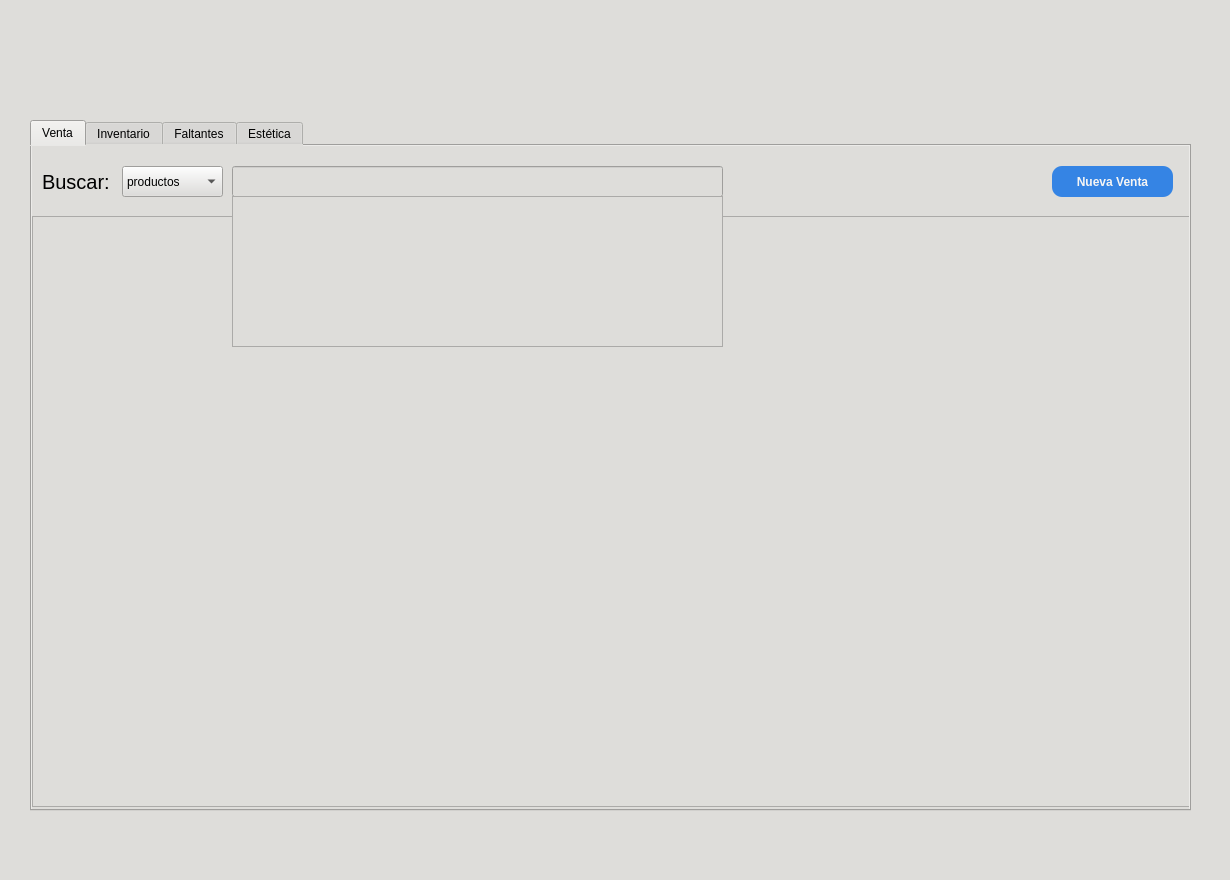
<?xml version="1.0" encoding="UTF-8"?>
<ui version="4.0">
 <class>MainWindow</class>
 <widget class="QMainWindow" name="MainWindow">
  <property name="geometry">
   <rect>
    <x>0</x>
    <y>0</y>
    <width>1230</width>
    <height>880</height>
   </rect>
  </property>
  <property name="minimumSize">
   <size>
    <width>1230</width>
    <height>880</height>
   </size>
  </property>
  <property name="maximumSize">
   <size>
    <width>1230</width>
    <height>880</height>
   </size>
  </property>
  <property name="windowTitle">
   <string>MainWindow</string>
  </property>
  <property name="windowIcon">
   <iconset resource="resources_rc.qrc">
    <normaloff>:/icon_small/CVIcaja.png</normaloff>:/icon_small/CVIcaja.png</iconset>
  </property>
  <widget class="QWidget" name="centralwidget">
   <widget class="QStackedWidget" name="stackedWidget">
    <property name="geometry">
     <rect>
      <x>0</x>
      <y>0</y>
      <width>1230</width>
      <height>880</height>
     </rect>
    </property>
    <property name="sizePolicy">
     <sizepolicy hsizetype="Fixed" vsizetype="Fixed">
      <horstretch>0</horstretch>
      <verstretch>0</verstretch>
     </sizepolicy>
    </property>
    <property name="minimumSize">
     <size>
      <width>1230</width>
      <height>880</height>
     </size>
    </property>
    <property name="maximumSize">
     <size>
      <width>1230</width>
      <height>880</height>
     </size>
    </property>
    <property name="autoFillBackground">
     <bool>false</bool>
    </property>
    <property name="styleSheet">
     <string notr="true">background-color:rgb(222, 221, 218)</string>
    </property>
    <property name="currentIndex">
     <number>1</number>
    </property>
    <widget class="QWidget" name="Login">
     <property name="autoFillBackground">
      <bool>false</bool>
     </property>
     <widget class="QLabel" name="wrong_up_label">
      <property name="geometry">
       <rect>
        <x>480</x>
        <y>650</y>
        <width>271</width>
        <height>21</height>
       </rect>
      </property>
      <property name="font">
       <font>
        <kerning>true</kerning>
       </font>
      </property>
      <property name="styleSheet">
       <string notr="true">background-color:rgba(0, 0, 0, 0);color:black</string>
      </property>
      <property name="text">
       <string>usuario ó contraseña incorrectos</string>
      </property>
      <property name="scaledContents">
       <bool>false</bool>
      </property>
      <property name="alignment">
       <set>Qt::AlignCenter</set>
      </property>
     </widget>
     <widget class="QLabel" name="user_label">
      <property name="geometry">
       <rect>
        <x>480</x>
        <y>480</y>
        <width>80</width>
        <height>21</height>
       </rect>
      </property>
      <property name="font">
       <font>
        <pointsize>12</pointsize>
       </font>
      </property>
      <property name="styleSheet">
       <string notr="true">background-color:rgba(0, 0, 0, 0);color:black</string>
      </property>
      <property name="text">
       <string>Usuario:</string>
      </property>
     </widget>
     <widget class="QLineEdit" name="Pass_le">
      <property name="geometry">
       <rect>
        <x>470</x>
        <y>600</y>
        <width>291</width>
        <height>41</height>
       </rect>
      </property>
      <property name="font">
       <font>
        <pointsize>15</pointsize>
       </font>
      </property>
      <property name="focusPolicy">
       <enum>Qt::TabFocus</enum>
      </property>
      <property name="styleSheet">
       <string notr="true">background-color:rgb(192, 191, 188);border-radius:10px;color:black</string>
      </property>
      <property name="text">
       <string/>
      </property>
      <property name="echoMode">
       <enum>QLineEdit::Password</enum>
      </property>
     </widget>
     <widget class="QPushButton" name="login_btn">
      <property name="geometry">
       <rect>
        <x>820</x>
        <y>730</y>
        <width>201</width>
        <height>47</height>
       </rect>
      </property>
      <property name="font">
       <font>
        <weight>75</weight>
        <bold>true</bold>
       </font>
      </property>
      <property name="focusPolicy">
       <enum>Qt::TabFocus</enum>
      </property>
      <property name="autoFillBackground">
       <bool>false</bool>
      </property>
      <property name="styleSheet">
       <string notr="true">background-color:rgb(53, 132, 228); color: rgb(246, 245, 244); border-radius:20px;</string>
      </property>
      <property name="text">
       <string>Iniciar Sesión</string>
      </property>
      <property name="autoRepeat">
       <bool>false</bool>
      </property>
      <property name="default">
       <bool>false</bool>
      </property>
     </widget>
     <widget class="QPushButton" name="exit_btn">
      <property name="geometry">
       <rect>
        <x>200</x>
        <y>730</y>
        <width>201</width>
        <height>47</height>
       </rect>
      </property>
      <property name="font">
       <font>
        <weight>75</weight>
        <bold>true</bold>
       </font>
      </property>
      <property name="focusPolicy">
       <enum>Qt::TabFocus</enum>
      </property>
      <property name="autoFillBackground">
       <bool>false</bool>
      </property>
      <property name="styleSheet">
       <string notr="true">background-color:rgb(53, 132, 228); color: rgb(246, 245, 244); border-radius:20px;</string>
      </property>
      <property name="text">
       <string>Salir</string>
      </property>
      <property name="autoRepeat">
       <bool>false</bool>
      </property>
      <property name="default">
       <bool>false</bool>
      </property>
     </widget>
     <widget class="QLabel" name="logo_label">
      <property name="geometry">
       <rect>
        <x>470</x>
        <y>60</y>
        <width>301</width>
        <height>281</height>
       </rect>
      </property>
      <property name="styleSheet">
       <string notr="true">backgrund-color:rgba(0,0,0,0);</string>
      </property>
      <property name="text">
       <string notr="true"/>
      </property>
      <property name="textFormat">
       <enum>Qt::AutoText</enum>
      </property>
      <property name="pixmap">
       <pixmap resource="resources_rc.qrc">:/icon_big/LogoBig.png</pixmap>
      </property>
      <property name="scaledContents">
       <bool>true</bool>
      </property>
     </widget>
     <widget class="QLabel" name="pass_label">
      <property name="geometry">
       <rect>
        <x>480</x>
        <y>570</y>
        <width>111</width>
        <height>21</height>
       </rect>
      </property>
      <property name="font">
       <font>
        <pointsize>12</pointsize>
       </font>
      </property>
      <property name="styleSheet">
       <string notr="true">background-color:rgba(0,0,0,0);color:black</string>
      </property>
      <property name="text">
       <string>Contraseña:</string>
      </property>
     </widget>
     <widget class="QComboBox" name="Login_combobox">
      <property name="geometry">
       <rect>
        <x>470</x>
        <y>510</y>
        <width>291</width>
        <height>41</height>
       </rect>
      </property>
      <property name="styleSheet">
       <string notr="true">background-color:rgb(192, 191, 188);border-radius:10px
;color:black;</string>
      </property>
      <item>
       <property name="text">
        <string>Consultorio</string>
       </property>
      </item>
      <item>
       <property name="text">
        <string>Caja</string>
       </property>
      </item>
      <item>
       <property name="text">
        <string>Admin</string>
       </property>
      </item>
     </widget>
    </widget>
    <widget class="QWidget" name="Caja">
     <property name="autoFillBackground">
      <bool>false</bool>
     </property>
     <property name="styleSheet">
      <string notr="true">background-color:rgb(222, 221, 218)</string>
     </property>
     <widget class="QTabWidget" name="tab_caja">
      <property name="geometry">
       <rect>
        <x>30</x>
        <y>120</y>
        <width>1161</width>
        <height>691</height>
       </rect>
      </property>
      <property name="styleSheet">
       <string notr="true">background-color:rgb(222, 221, 218);color:black</string>
      </property>
      <property name="currentIndex">
       <number>0</number>
      </property>
      <widget class="QWidget" name="tab_venta">
       <attribute name="title">
        <string>Venta</string>
       </attribute>
       <widget class="QScrollArea" name="contenedor_cuentas">
        <property name="geometry">
         <rect>
          <x>0</x>
          <y>70</y>
          <width>1161</width>
          <height>591</height>
         </rect>
        </property>
        <property name="widgetResizable">
         <bool>true</bool>
        </property>
        <widget class="QWidget" name="scrollAreaWidgetContents">
         <property name="geometry">
          <rect>
           <x>0</x>
           <y>0</y>
           <width>1159</width>
           <height>589</height>
          </rect>
         </property>
         <widget class="QWidget" name="horizontalLayoutWidget">
          <property name="geometry">
           <rect>
            <x>0</x>
            <y>0</y>
            <width>1151</width>
            <height>581</height>
           </rect>
          </property>
          <layout class="QHBoxLayout" name="HLayout">
           <property name="leftMargin">
            <number>2</number>
           </property>
           <property name="topMargin">
            <number>1</number>
           </property>
           <property name="rightMargin">
            <number>1</number>
           </property>
           <property name="bottomMargin">
            <number>1</number>
           </property>
          </layout>
         </widget>
        </widget>
       </widget>
       <widget class="QLabel" name="label_search_2">
        <property name="geometry">
         <rect>
          <x>10</x>
          <y>20</y>
          <width>70</width>
          <height>31</height>
         </rect>
        </property>
        <property name="font">
         <font>
          <pointsize>15</pointsize>
         </font>
        </property>
        <property name="text">
         <string>Buscar:</string>
        </property>
       </widget>
       <widget class="QLineEdit" name="inv_le_2">
        <property name="geometry">
         <rect>
          <x>200</x>
          <y>20</y>
          <width>491</width>
          <height>31</height>
         </rect>
        </property>
        <property name="contextMenuPolicy">
         <enum>Qt::NoContextMenu</enum>
        </property>
       </widget>
       <widget class="QComboBox" name="inv_comboBox_2">
        <property name="geometry">
         <rect>
          <x>90</x>
          <y>20</y>
          <width>101</width>
          <height>31</height>
         </rect>
        </property>
        <item>
         <property name="text">
          <string>productos</string>
         </property>
        </item>
        <item>
         <property name="text">
          <string>servicios</string>
         </property>
        </item>
       </widget>
       <widget class="QPushButton" name="venta_btn">
        <property name="geometry">
         <rect>
          <x>1020</x>
          <y>20</y>
          <width>121</width>
          <height>31</height>
         </rect>
        </property>
        <property name="font">
         <font>
          <weight>75</weight>
          <bold>true</bold>
         </font>
        </property>
        <property name="autoFillBackground">
         <bool>false</bool>
        </property>
        <property name="styleSheet">
         <string notr="true">background-color:rgb(53, 132, 228); color: rgb(246, 245, 244); border-radius:10px;</string>
        </property>
        <property name="text">
         <string>Nueva Venta</string>
        </property>
        <property name="shortcut">
         <string>Return</string>
        </property>
        <property name="autoRepeat">
         <bool>false</bool>
        </property>
        <property name="default">
         <bool>false</bool>
        </property>
       </widget>
       <widget class="QTableView" name="table_busq">
        <property name="geometry">
         <rect>
          <x>200</x>
          <y>50</y>
          <width>491</width>
          <height>151</height>
         </rect>
        </property>
        <property name="minimumSize">
         <size>
          <width>491</width>
          <height>0</height>
         </size>
        </property>
        <property name="maximumSize">
         <size>
          <width>491</width>
          <height>16777215</height>
         </size>
        </property>
        <property name="sizeAdjustPolicy">
         <enum>QAbstractScrollArea::AdjustToContentsOnFirstShow</enum>
        </property>
        <property name="selectionBehavior">
         <enum>QAbstractItemView::SelectRows</enum>
        </property>
        <property name="sortingEnabled">
         <bool>false</bool>
        </property>
       </widget>
      </widget>
      <widget class="QWidget" name="tab_inventario">
       <attribute name="title">
        <string>Inventario</string>
       </attribute>
       <widget class="QTableView" name="table_inv">
        <property name="geometry">
         <rect>
          <x>10</x>
          <y>60</y>
          <width>1141</width>
          <height>601</height>
         </rect>
        </property>
       </widget>
       <widget class="QLineEdit" name="inv_le">
        <property name="geometry">
         <rect>
          <x>300</x>
          <y>10</y>
          <width>841</width>
          <height>31</height>
         </rect>
        </property>
        <property name="contextMenuPolicy">
         <enum>Qt::NoContextMenu</enum>
        </property>
       </widget>
       <widget class="QComboBox" name="inv_comboBox">
        <property name="geometry">
         <rect>
          <x>110</x>
          <y>10</y>
          <width>181</width>
          <height>31</height>
         </rect>
        </property>
        <item>
         <property name="text">
          <string>productos</string>
         </property>
        </item>
        <item>
         <property name="text">
          <string>servicios</string>
         </property>
        </item>
       </widget>
       <widget class="QLabel" name="label_search">
        <property name="geometry">
         <rect>
          <x>30</x>
          <y>10</y>
          <width>71</width>
          <height>31</height>
         </rect>
        </property>
        <property name="font">
         <font>
          <pointsize>15</pointsize>
         </font>
        </property>
        <property name="text">
         <string>Buscar:</string>
        </property>
       </widget>
      </widget>
      <widget class="QWidget" name="faltantes_tab">
       <attribute name="title">
        <string>Faltantes</string>
       </attribute>
       <widget class="QTableView" name="table_falt">
        <property name="geometry">
         <rect>
          <x>5</x>
          <y>1</y>
          <width>1151</width>
          <height>661</height>
         </rect>
        </property>
       </widget>
      </widget>
      <widget class="QWidget" name="tab_estetica">
       <attribute name="title">
        <string>Estética</string>
       </attribute>
       <widget class="QScrollArea" name="contenedor_esetetica">
        <property name="geometry">
         <rect>
          <x>0</x>
          <y>70</y>
          <width>1161</width>
          <height>591</height>
         </rect>
        </property>
        <property name="widgetResizable">
         <bool>true</bool>
        </property>
        <widget class="QWidget" name="scrollAreaWidgetContents_2">
         <property name="geometry">
          <rect>
           <x>0</x>
           <y>0</y>
           <width>1159</width>
           <height>589</height>
          </rect>
         </property>
        </widget>
       </widget>
       <widget class="QPushButton" name="add_estetica_btn">
        <property name="geometry">
         <rect>
          <x>20</x>
          <y>20</y>
          <width>131</width>
          <height>31</height>
         </rect>
        </property>
        <property name="font">
         <font>
          <weight>75</weight>
          <bold>true</bold>
         </font>
        </property>
        <property name="autoFillBackground">
         <bool>false</bool>
        </property>
        <property name="styleSheet">
         <string notr="true">background-color:rgb(53, 132, 228); color: rgb(246, 245, 244); border-radius:10px;</string>
        </property>
        <property name="text">
         <string>Añadir</string>
        </property>
        <property name="shortcut">
         <string>Return</string>
        </property>
        <property name="autoRepeat">
         <bool>false</bool>
        </property>
        <property name="default">
         <bool>false</bool>
        </property>
       </widget>
      </widget>
     </widget>
     <widget class="QLabel" name="Logo_label_2">
      <property name="geometry">
       <rect>
        <x>30</x>
        <y>20</y>
        <width>81</width>
        <height>81</height>
       </rect>
      </property>
      <property name="text">
       <string/>
      </property>
      <property name="pixmap">
       <pixmap resource="resources_rc.qrc">:/icon_small/CVIcaja.png</pixmap>
      </property>
     </widget>
    </widget>
    <widget class="QWidget" name="Consul">
     <widget class="QPushButton" name="exit_btn_2">
      <property name="geometry">
       <rect>
        <x>10</x>
        <y>820</y>
        <width>171</width>
        <height>31</height>
       </rect>
      </property>
      <property name="font">
       <font>
        <weight>75</weight>
        <bold>true</bold>
       </font>
      </property>
      <property name="autoFillBackground">
       <bool>false</bool>
      </property>
      <property name="styleSheet">
       <string notr="true">background-color:rgb(53, 132, 228); color: rgb(246, 245, 244); border-radius:10px;</string>
      </property>
      <property name="text">
       <string>Salir</string>
      </property>
      <property name="shortcut">
       <string>Return</string>
      </property>
      <property name="autoRepeat">
       <bool>false</bool>
      </property>
      <property name="default">
       <bool>false</bool>
      </property>
     </widget>
     <widget class="QPushButton" name="send_btn">
      <property name="geometry">
       <rect>
        <x>1030</x>
        <y>820</y>
        <width>171</width>
        <height>31</height>
       </rect>
      </property>
      <property name="font">
       <font>
        <weight>75</weight>
        <bold>true</bold>
       </font>
      </property>
      <property name="autoFillBackground">
       <bool>false</bool>
      </property>
      <property name="styleSheet">
       <string notr="true">background-color:rgb(53, 132, 228); color: rgb(246, 245, 244); border-radius:10px;</string>
      </property>
      <property name="text">
       <string>Enviar</string>
      </property>
      <property name="shortcut">
       <string>Return</string>
      </property>
      <property name="autoRepeat">
       <bool>false</bool>
      </property>
      <property name="default">
       <bool>false</bool>
      </property>
     </widget>
     <widget class="QLabel" name="Logo_label">
      <property name="geometry">
       <rect>
        <x>20</x>
        <y>10</y>
        <width>161</width>
        <height>161</height>
       </rect>
      </property>
      <property name="text">
       <string/>
      </property>
      <property name="pixmap">
       <pixmap resource="resources_rc.qrc">:/icon_mid/LogoMid.png</pixmap>
      </property>
     </widget>
     <widget class="QLabel" name="mvz_lbl">
      <property name="geometry">
       <rect>
        <x>210</x>
        <y>100</y>
        <width>91</width>
        <height>31</height>
       </rect>
      </property>
      <property name="font">
       <font>
        <pointsize>15</pointsize>
       </font>
      </property>
      <property name="styleSheet">
       <string notr="true">background-color:rgba(0, 0, 0, 0);color:black</string>
      </property>
      <property name="text">
       <string>Doctor(a):</string>
      </property>
     </widget>
     <widget class="QLabel" name="paciente_lbl">
      <property name="geometry">
       <rect>
        <x>210</x>
        <y>40</y>
        <width>91</width>
        <height>31</height>
       </rect>
      </property>
      <property name="font">
       <font>
        <pointsize>15</pointsize>
       </font>
      </property>
      <property name="styleSheet">
       <string notr="true">background-color:rgba(0, 0, 0, 0);color:black</string>
      </property>
      <property name="text">
       <string>Paciente:</string>
      </property>
     </widget>
     <widget class="QLabel" name="label">
      <property name="geometry">
       <rect>
        <x>20</x>
        <y>190</y>
        <width>81</width>
        <height>31</height>
       </rect>
      </property>
      <property name="font">
       <font>
        <pointsize>15</pointsize>
       </font>
      </property>
      <property name="styleSheet">
       <string notr="true">background-color:rgba(0, 0, 0, 0);color:black;</string>
      </property>
      <property name="text">
       <string>Servicio:</string>
      </property>
     </widget>
     <widget class="QLineEdit" name="paciente_le">
      <property name="geometry">
       <rect>
        <x>330</x>
        <y>40</y>
        <width>701</width>
        <height>29</height>
       </rect>
      </property>
      <property name="font">
       <font>
        <pointsize>15</pointsize>
       </font>
      </property>
      <property name="styleSheet">
       <string notr="true">color:black;</string>
      </property>
     </widget>
     <widget class="QPushButton" name="remove_btn">
      <property name="geometry">
       <rect>
        <x>630</x>
        <y>820</y>
        <width>131</width>
        <height>31</height>
       </rect>
      </property>
      <property name="font">
       <font>
        <weight>75</weight>
        <bold>true</bold>
       </font>
      </property>
      <property name="autoFillBackground">
       <bool>false</bool>
      </property>
      <property name="styleSheet">
       <string notr="true">background-color:rgb(53, 132, 228); color: rgb(246, 245, 244); border-radius:10px;</string>
      </property>
      <property name="text">
       <string>Quitar</string>
      </property>
      <property name="shortcut">
       <string>Return</string>
      </property>
      <property name="autoRepeat">
       <bool>false</bool>
      </property>
      <property name="default">
       <bool>false</bool>
      </property>
     </widget>
     <widget class="QPushButton" name="add_btn">
      <property name="geometry">
       <rect>
        <x>810</x>
        <y>820</y>
        <width>131</width>
        <height>31</height>
       </rect>
      </property>
      <property name="font">
       <font>
        <weight>75</weight>
        <bold>true</bold>
       </font>
      </property>
      <property name="autoFillBackground">
       <bool>false</bool>
      </property>
      <property name="styleSheet">
       <string notr="true">background-color:rgb(53, 132, 228); color: rgb(246, 245, 244); border-radius:10px;</string>
      </property>
      <property name="text">
       <string>Añadir</string>
      </property>
      <property name="shortcut">
       <string>Return</string>
      </property>
      <property name="autoRepeat">
       <bool>false</bool>
      </property>
      <property name="default">
       <bool>false</bool>
      </property>
     </widget>
     <widget class="QLineEdit" name="busq_consul_le">
      <property name="geometry">
       <rect>
        <x>280</x>
        <y>190</y>
        <width>491</width>
        <height>31</height>
       </rect>
      </property>
      <property name="styleSheet">
       <string notr="true">color:black;</string>
      </property>
     </widget>
     <widget class="QComboBox" name="mvz_comboBox">
      <property name="geometry">
       <rect>
        <x>330</x>
        <y>100</y>
        <width>271</width>
        <height>31</height>
       </rect>
      </property>
      <property name="styleSheet">
       <string notr="true">color:black</string>
      </property>
      <item>
       <property name="text">
        <string>Seleccione</string>
       </property>
      </item>
      <item>
       <property name="text">
        <string>M.V.Z. Brenda</string>
       </property>
      </item>
      <item>
       <property name="text">
        <string>M.V.Z. Janeth</string>
       </property>
      </item>
      <item>
       <property name="text">
        <string>M.V.Z. Juan</string>
       </property>
      </item>
      <item>
       <property name="text">
        <string>M.V.Z. Luis</string>
       </property>
      </item>
     </widget>
     <widget class="QTableView" name="busca_cuenta">
      <property name="geometry">
       <rect>
        <x>20</x>
        <y>240</y>
        <width>751</width>
        <height>521</height>
       </rect>
      </property>
      <property name="styleSheet">
       <string notr="true">color:black;</string>
      </property>
     </widget>
     <widget class="QLabel" name="wrong_dr">
      <property name="geometry">
       <rect>
        <x>330</x>
        <y>140</y>
        <width>171</width>
        <height>17</height>
       </rect>
      </property>
      <property name="styleSheet">
       <string notr="true">color:red</string>
      </property>
      <property name="text">
       <string>Seleccione quien atendió</string>
      </property>
     </widget>
     <widget class="QLabel" name="label_cuenta">
      <property name="geometry">
       <rect>
        <x>810</x>
        <y>190</y>
        <width>101</width>
        <height>31</height>
       </rect>
      </property>
      <property name="font">
       <font>
        <pointsize>15</pointsize>
       </font>
      </property>
      <property name="styleSheet">
       <string notr="true">background-color:rgba(0, 0, 0, 0);color:black;</string>
      </property>
      <property name="text">
       <string>Cuenta:</string>
      </property>
     </widget>
     <widget class="QComboBox" name="consul_comboBox">
      <property name="geometry">
       <rect>
        <x>110</x>
        <y>190</y>
        <width>151</width>
        <height>31</height>
       </rect>
      </property>
      <property name="styleSheet">
       <string notr="true">color:black</string>
      </property>
      <item>
       <property name="text">
        <string>servicios</string>
       </property>
      </item>
      <item>
       <property name="text">
        <string>productos</string>
       </property>
      </item>
     </widget>
     <widget class="QLabel" name="wrong_pet">
      <property name="geometry">
       <rect>
        <x>330</x>
        <y>70</y>
        <width>281</width>
        <height>17</height>
       </rect>
      </property>
      <property name="styleSheet">
       <string notr="true">color:red</string>
      </property>
      <property name="text">
       <string>Ingrese nombre de mascota o propietario</string>
      </property>
     </widget>
     <widget class="QTableWidget" name="table_cuenta">
      <property name="geometry">
       <rect>
        <x>800</x>
        <y>240</y>
        <width>401</width>
        <height>521</height>
       </rect>
      </property>
      <property name="styleSheet">
       <string notr="true">color:black;</string>
      </property>
     </widget>
     <widget class="QLabel" name="label_total">
      <property name="geometry">
       <rect>
        <x>800</x>
        <y>770</y>
        <width>231</width>
        <height>31</height>
       </rect>
      </property>
      <property name="font">
       <font>
        <pointsize>15</pointsize>
       </font>
      </property>
      <property name="styleSheet">
       <string notr="true">background-color:rgba(0, 0, 0, 0);color:black;</string>
      </property>
      <property name="text">
       <string>Total: $</string>
      </property>
     </widget>
    </widget>
   </widget>
  </widget>
 </widget>
 <resources>
  <include location="resources_rc.qrc"/>
 </resources>
 <connections/>
</ui>
